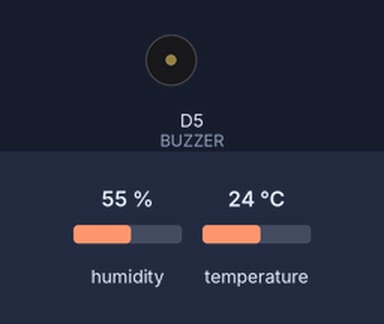
Bench run of a sketch on a simulated ESP8266 (Wemos D1 mini). Shown: buzzer (waves = sounding, pin HIGH). Inputs (shaded band) come from the test bench; at power-on: temperature 24 °C, humidity 55 %. WiFi joins after 1.5 s; servers stay silent unless stated; uploads are accepted with an empty reply; what the sketch prints to the serial monitor is not drawn.

Above: at 2.7 s.
2.8 s: temperature set to 28 °C
At 5.18 s:
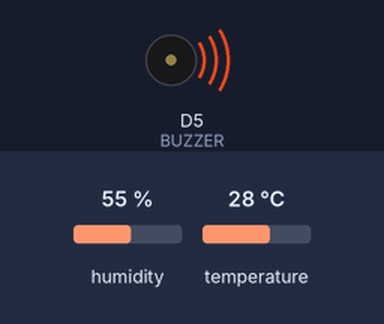
12.3 s: temperature set to 12 °C
At 13.0 s:
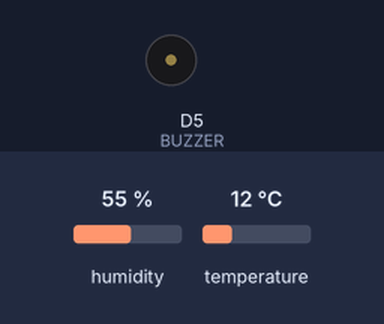
19.5 s: temperature set to 33 °C
At 21.49 s:
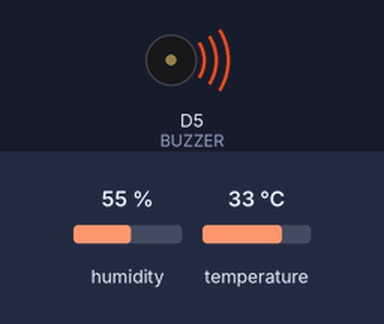
28.6 s: temperature set to 19 °C
At 29.2 s:
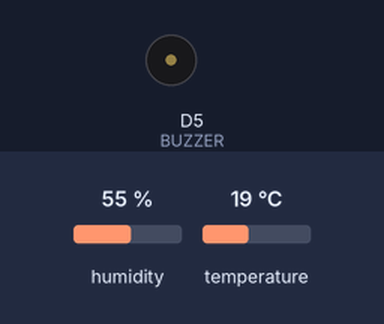
Timing chart, 0 to 31.6 s (numbered marks = the images above; inputs shaded):
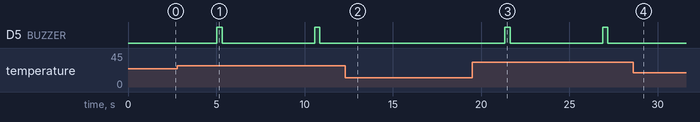

Measured:
- the behaviour switches between 26 and 27 °C on temperature (found by bisection; images 0 and 1)
- after the input at 2.8 s, D5 (BUZZER): alternates HIGH for 0.30 s and LOW for 5.2 s, starting after 2.2 s
- after the input at 12.3 s, D5 (BUZZER): stays LOW (without the input it goes to HIGH after 3.8 s)
- after the input at 19.5 s, D5 (BUZZER): alternates HIGH for 0.30 s and LOW for 5.2 s, starting after 1.8 s
- after the input at 28.6 s, D5 (BUZZER): stays LOW (without the input it goes to HIGH after 3.8 s)

The sketch:

ESP8266_wemos14.ino
```cpp
#include <ESP8266WiFi.h>
#include <ESP8266HTTPClient.h>
#include <WiFiClient.h>
#include <DHT.h>

// ======================================================
// DHT11
// ======================================================

#define DHTPIN D2
#define DHTTYPE DHT11

DHT dht(DHTPIN, DHTTYPE);

// ======================================================
// BUZZER
// ======================================================

#define BUZZER D5

// ======================================================
// WIFI
// ======================================================

const char* ssid = "Cyber-Projeto";
const char* password = "Senai@122";

// ======================================================
// IP DO COMPUTADOR
// ======================================================

String servidor = "10.106.208.21";

// ======================================================
// NOME SENSOR
// ======================================================

String nomeSensor = "ESP8266_TEMP";

// ======================================================
// CONTROLE TEMPO
// ======================================================

unsigned long tempoAnterior = 0;

// ======================================================
// SETUP
// ======================================================

void setup() {

  Serial.begin(115200);

  pinMode(BUZZER, OUTPUT);

  dht.begin();

  Serial.println();
  Serial.println("==================================");
  Serial.println("      SISTEMA IOT INICIADO");
  Serial.println("==================================");

  // ======================================================
  // CONECTAR WIFI
  // ======================================================

  WiFi.begin(ssid, password);

  Serial.print("Conectando WiFi");

  while (WiFi.status() != WL_CONNECTED) {

    delay(500);
    Serial.print(".");
  }

  Serial.println();
  Serial.println("==================================");
  Serial.println("WiFi CONECTADO!");
  Serial.print("IP ESP8266 : ");
  Serial.println(WiFi.localIP());
  Serial.println("==================================");
}

// ======================================================
// LOOP
// ======================================================

void loop() {

  // ======================================================
  // EXECUTA A CADA 5 SEGUNDOS
  // ======================================================

  if (millis() - tempoAnterior > 5000) {

    // ======================================================
    // VERIFICA WIFI
    // ======================================================

    if (WiFi.status() != WL_CONNECTED) {

      Serial.println();
      Serial.println("WiFi DESCONECTADO!");

      WiFi.begin(ssid, password);

      while (WiFi.status() != WL_CONNECTED) {

        delay(500);
        Serial.print(".");
      }

      Serial.println();
      Serial.println("WiFi RECONECTADO!");
    }

    // ======================================================
    // LEITURA DHT11
    // ======================================================

    float temperatura = dht.readTemperature();
    float umidade = dht.readHumidity();

    // ======================================================
    // VALIDAR LEITURA
    // ======================================================

    if (isnan(temperatura) || isnan(umidade)) {

      Serial.println();
      Serial.println("ERRO AO LER DHT11");

      delay(2000);

      return;
    }

    // ======================================================
    // MOSTRAR DADOS
    // ======================================================

    Serial.println();
    Serial.println("========== DADOS ==========");

    Serial.print("Sensor      : ");
    Serial.println(nomeSensor);

    Serial.print("Temperatura : ");
    Serial.print(temperatura, 1);
    Serial.println(" C");

    Serial.print("Umidade     : ");
    Serial.print(umidade, 1);
    Serial.println(" %");

    Serial.println("===========================");

    // ======================================================
    // BUZZER ALERTA
    // ======================================================

    if (temperatura >= 27) {

      digitalWrite(BUZZER, HIGH);

      delay(300);

      digitalWrite(BUZZER, LOW);
    }

    // ======================================================
    // URL API FLASK
    // ======================================================

    String url = "http://" + servidor +
                 ":5000/S.E.I.?sensor=" + nomeSensor +
                 "&temperatura=" + String(temperatura, 1) +
                 "&umidade=" + String(umidade, 1);

    Serial.println();
    Serial.println("Enviando dados...");
    Serial.println(url);

    // ======================================================
    // HTTP
    // ======================================================

    WiFiClient client;

    HTTPClient http;

    http.begin(client, url);

    int httpCode = http.GET();

    // ======================================================
    // RESPOSTA SERVIDOR
    // ======================================================

    if (httpCode == 200) {

      String resposta = http.getString();

      Serial.println();
      Serial.println("DADOS ENVIADOS COM SUCESSO!");
      Serial.print("Servidor: ");
      Serial.println(resposta);

    } else {

      Serial.println();
      Serial.println("ERRO AO ENVIAR!");

      Serial.print("HTTP CODE: ");
      Serial.println(httpCode);

      Serial.println();
      Serial.println("VERIFIQUE:");
      Serial.println("- Flask aberto");
      Serial.println("- IP correto");
      Serial.println("- Firewall Windows");
      Serial.println("- Mesmo WiFi");
    }

    http.end();

    // ======================================================
    // TEMPO
    // ======================================================

    tempoAnterior = millis();
  }
}
```
